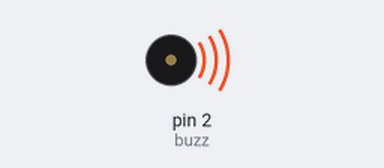
Recording of a sketch running on a simulated Arduino Uno, built with avr-gcc and run on an emulated ATmega328P. On the bench: buzzer (waves = sounding).

Above: at 0.2 s.
At 12.07 s:
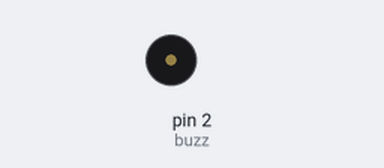
Timing chart, 0 to 12.4 s (numbered marks = the images above):
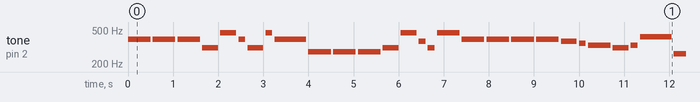

The sketch:

Practica_5_parte2.ino
```cpp
int buzz = 2;
int Do = 262;
int re = 277;
int mi = 330;
int fa = 349;
int sol = 392;
int la = 440;
int si = 493;
int mib = 311;
int sib = 466;
int fa2 = 370;
int sol2 = 415;

void setup() {

}

void loop() {
  tone(buzz,sol, 500);
  delay(550);
  tone(buzz,sol, 500);
  delay(550);
  tone(buzz,sol, 500);
  delay(550);
  tone(buzz,mib, 350);
  delay(400);
  tone(buzz,sib, 350);
  delay(400);
  tone(buzz,sol, 150);
  delay(200);
  tone(buzz,mib, 350);
  delay(400);
    tone(buzz,sib, 150);
  delay(200);
  tone(buzz,sol, 700);
  delay(750);
  tone(buzz,re, 500);
  delay(550);
  tone(buzz,re, 500);
  delay(550);
  tone(buzz,re, 500);
  delay(550);
  tone(buzz,mib, 350);
  delay(400);
  tone(buzz,sib, 350);
  delay(400);
    tone(buzz,fa2,150 );
  delay(200);
  tone(buzz,mib, 150);
  delay(200);
  tone(buzz,sib, 500);
  delay(550);
  tone(buzz,sol, 500);
  delay(550);
  tone(buzz,sol, 500);
  delay(550);
  tone(buzz,sol, 500);
  delay(550);
  tone(buzz,sol, 500);
  delay(550);
  tone(buzz,fa2, 350);
  delay(400);
  tone(buzz,fa, 150);
  delay(200);
  tone(buzz,mi, 500);
  delay(550);
  tone(buzz,mib, 350);
  delay(400);
  tone(buzz,mi, 150);
  delay(200);
  tone(buzz,sol2, 700);
  delay(750);
  tone(buzz,Do, 500);
  delay(550);
  tone(buzz,Do, 500);
  delay(550);
  tone(buzz,si, 500);
  delay(550);
  tone(buzz,sib, 500);
  delay(550);
  tone(buzz,la, 359);
  delay(400);
  tone(buzz,sib, 150);
  delay(200);
  tone(buzz,mib, 500);
  delay(550);
  tone(buzz,fa2, 550);
  delay(500);
  tone(buzz,mib, 350);
  delay(400);
  tone(buzz,fa2, 500);
  delay(550);
  tone(buzz,sib, 500);
  delay(550);
  tone(buzz,sol, 550);
  delay(500);
  tone(buzz,sib, 550);
  delay(500);
  tone(buzz,re, 500);
  delay(550);
}
```

Measured:
- by itself, tone on pin 2 (buzz): plays 392 Hz for 0.50 s, 392 Hz for 0.50 s, 392 Hz for 0.50 s, 311 Hz for 0.35 s, 466 Hz for 0.35 s, 392 Hz for 0.15 s … (282 notes in this stretch)
